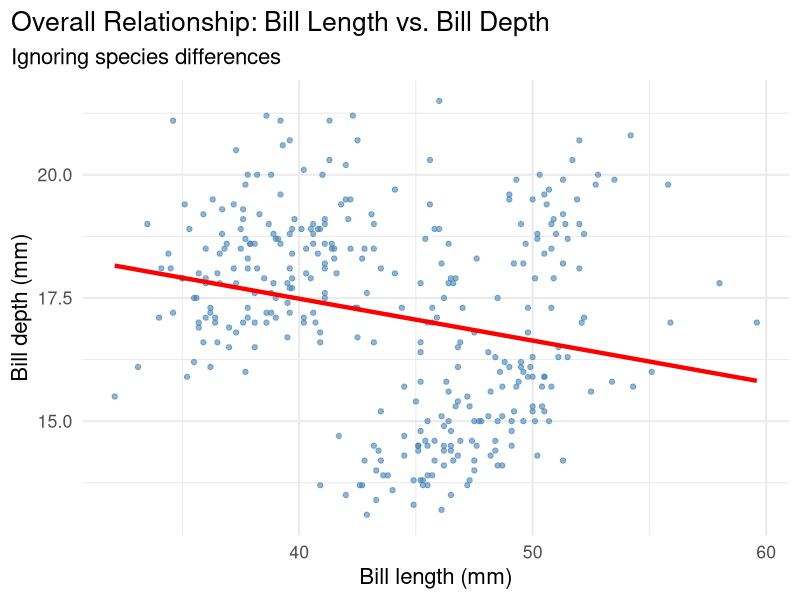
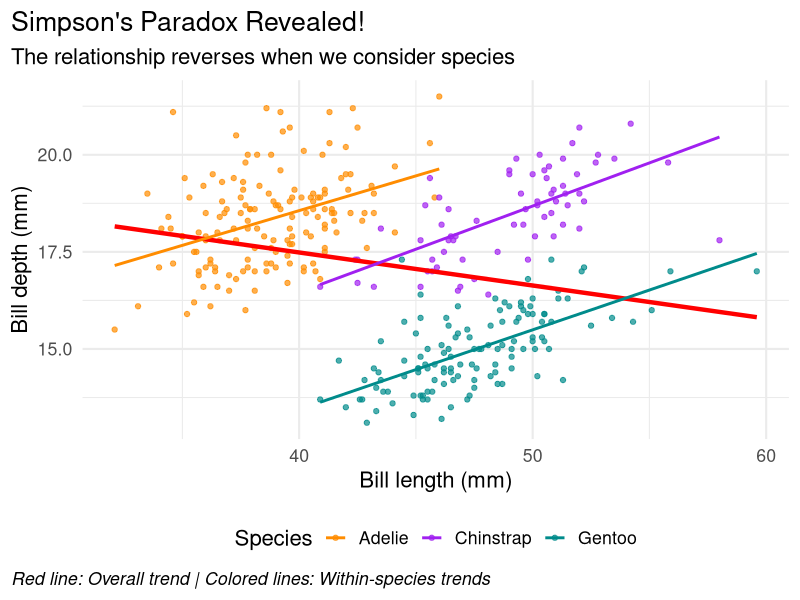
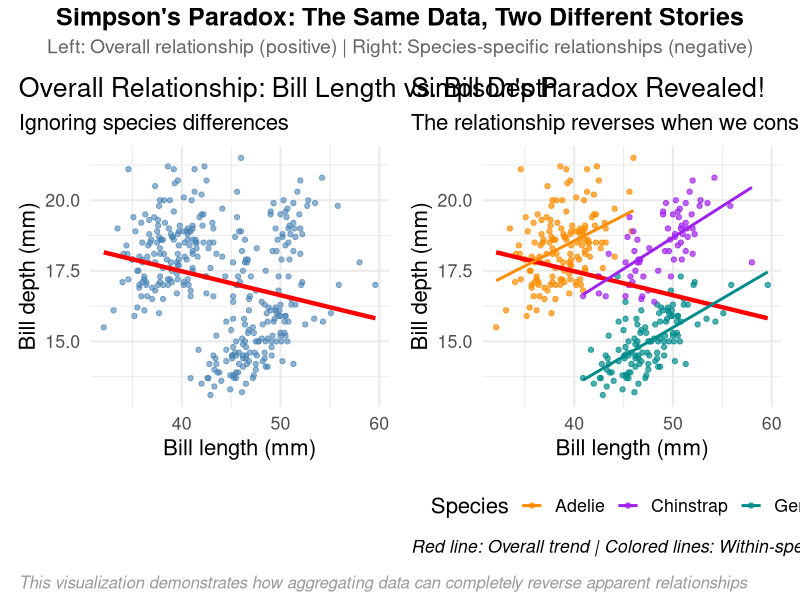

Source code (R) for these figures, in order:
## ---- chunk 1
#| message: false
#| warning: false
# Set CRAN mirror for package installation
options(repos = c(CRAN = "https://cran.rstudio.com/"))

# Install required packages if not already installed
if (!require(patchwork, quietly = TRUE)) {
  install.packages("patchwork")
  library(patchwork)
}

library(ggplot2)
library(palmerpenguins)
data(penguins)
## ---- chunk 2
#| message: false
#| warning: false
plot1 <- ggplot(data = penguins,
        aes(x = bill_length_mm,
        y = bill_depth_mm)) +
  theme_minimal(16) +
  geom_point(alpha = 0.6, color = "steelblue") +
  labs(title = "Overall Relationship: Bill Length vs. Bill Depth",
       subtitle = "Ignoring species differences",
       x = "Bill length (mm)",
       y = "Bill depth (mm)") +
  theme(plot.title.position = "plot",
        plot.caption = element_text(hjust = 0, face= "italic"),
        plot.caption.position = "plot") +
  geom_smooth(method = "lm", se = FALSE, color = "red", linewidth = 1.5)

plot1
## ---- chunk 3
#| message: false
#| warning: false
#| eval: true
#| fig-cap: "Simpson's Paradox Revealed: Overall vs. Species-Specific Relationships"

plot2 <- ggplot(data = penguins,
       aes(x = bill_length_mm,
           y = bill_depth_mm,
           color = species)) +
  theme_minimal(16) +
  geom_point(alpha = 0.7) +
  scale_color_manual(values = c("darkorange","purple","cyan4"),
                     name = "Species") +
  labs(title = "Simpson's Paradox Revealed!",
       subtitle = "The relationship reverses when we consider species",
       x = "Bill length (mm)",
       y = "Bill depth (mm)",
       caption = "Red line: Overall trend | Colored lines: Within-species trends") +
  theme(plot.title.position = "plot",
        plot.caption = element_text(hjust = 0, face = "italic"),
        plot.caption.position = "plot",
        legend.position = "bottom") +
  # Overall trend (ignoring species)
  geom_smooth(method = "lm", se = FALSE, color = "red", 
              linewidth = 1.5, alpha = 0.8) +
  # Species-specific trends
  geom_smooth(method = "lm", se = FALSE, linewidth = 1)

plot2
## ---- chunk 4
#| message: false
#| warning: false
#| fig-cap: "Side-by-Side Comparison: The Power of Simpson's Paradox"

# Create the side-by-side comparison using patchwork
side_by_side_plot <- (plot1 | plot2) +
  plot_annotation(
    title = "Simpson's Paradox: The Same Data, Two Different Stories",
    subtitle = "Left: Overall relationship (positive) | Right: Species-specific relationships (negative)",
    caption = "This visualization demonstrates how aggregating data can completely reverse apparent relationships",
    theme = theme(
      plot.title = element_text(size = 18, face = "bold", hjust = 0.5),
      plot.subtitle = element_text(size = 14, hjust = 0.5, color = "gray40"),
      plot.caption = element_text(size = 12, hjust = 0, face = "italic", color = "gray60")
    )
  )

side_by_side_plot
